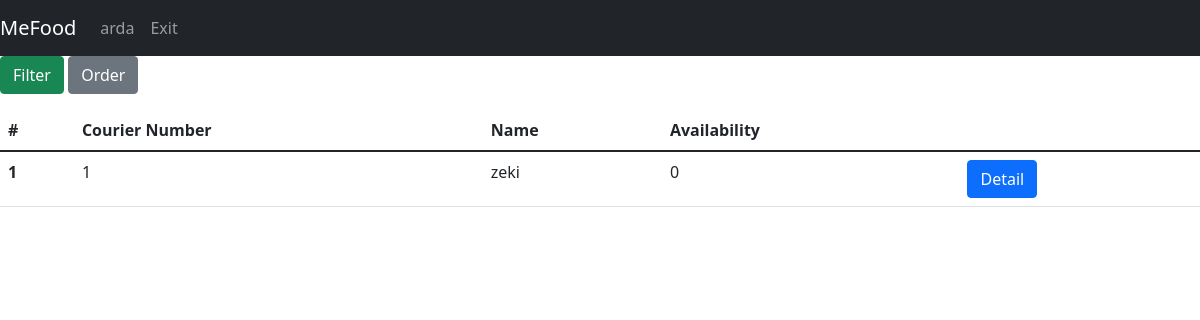
Before: /couriers (signed in) with the older database file.
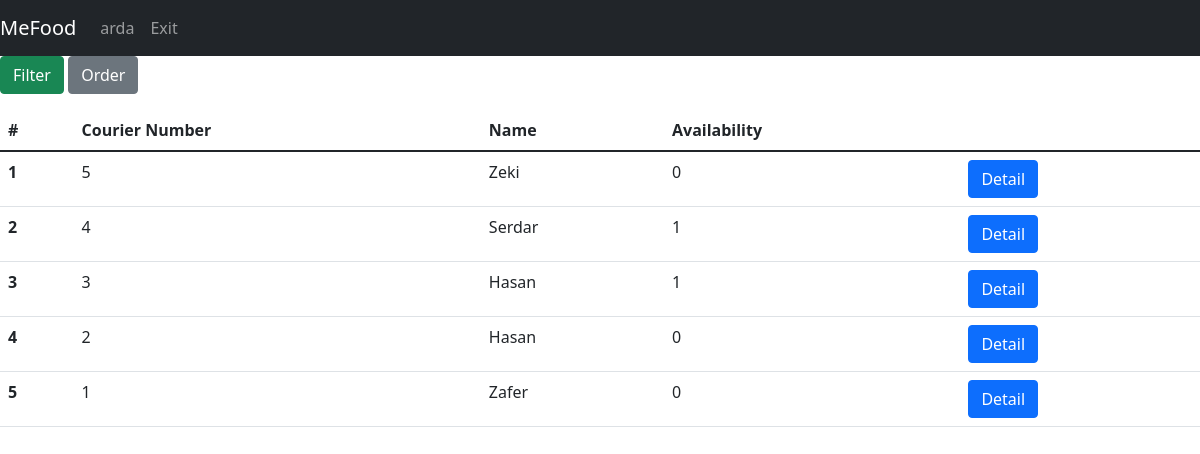
After: the same page with the newer database file.
### tables this page shows
CREATE TABLE couriers(id INTEGER PRIMARY KEY,name TEXT,is_available TEXT,lat REAL,lng, orderId int REFERENCES foodOrder(id) ON UPDATE CASCADE);

### app.py (the view)
@app.route("/couriers", methods=["GET", "POST"])
def allCouriers():
    with sqlite3.connect(DATABASE) as database:
        cursor = database.cursor()
    if request.method == "POST":
        if 'order' in request.form:
            orderBy = request.form['orderBy'].lower()
            if session["isFiltered"] == False:
                command = "SELECT id as Number, name as Name, is_available as Availability FROM couriers ORDER BY "+str(orderBy)
                cursor.execute(command)
                query = cursor.fetchall()
                session["filteredData"]["users"] = query
            else:
                df = pd.DataFrame(session["filteredData"]["couriers"],
                                  columns=['number', 'name','availability'])
                df = df.sort_values(by=orderBy)
                session["filteredData"]["couriers"] = df.values.tolist()
        if 'filter' in request.form:
            filtered_cols, expected_vals = [], []
            q = ""
            for c in request.form.keys():
                if request.form[c] != '' and request.form[c] != "filter":
                    if request.form[c] == "on":
                        filtered_cols.append("is_available")
                        expected_vals.append(1)
                    else:
                        filtered_cols.append(c)
                        expected_vals.append(request.form[c])
            if len(expected_vals) > 0:
                if filtered_cols[0] != "is_available":
                    q += filtered_cols[0]+" LIKE "+f"'%{expected_vals[0]}%'"
                else:
                    q += " is_available = 1"
                if len(expected_vals) > 1:
                    for index in range(1, len(expected_vals)):
                        if filtered_cols[index] != "is_available":
                            q += " and " + filtered_cols[index]+" LIKE " + f"'%{expected_vals[index]}%'"
                    if filtered_cols.count("is_available") > 0:
                        q += " and is_available = 1"
                command = "SELECT id as Number, name as Name, is_available as Availability FROM couriers WHERE "+q
                cursor.execute(command)
                query = cursor.fetchall()
                session["filteredData"]["couriers"] = query
            else:
                session["filteredData"] = getAllDbData(toGet=["couriers"])
            session["isFiltered"] = True
    else:
        session["filteredData"] = getAllDbData(toGet=["couriers"])
        session["isFiltered"] = False
    return render_template("admin/list_operations/list_couriers.html", username=session["username"], data=session["filteredData"])

### app.py (called while the page is built)
def getCouriers(cursor, limit=None):
    if limit != None:
        cursor.execute("SELECT id,name, is_available,lat,lng,orderId FROM couriers ORDER BY id DESC LIMIT ?", (limit,))
    else:
        cursor.execute("SELECT id,name, is_available,lat,lng,orderId FROM couriers ORDER BY id DESC")
    query = cursor.fetchall()
    return query

def getAllDbData(toGet, limit=None):
    with sqlite3.connect(DATABASE) as database:
        cursor = database.cursor()
    data = {}
    for entity in toGet:
        if entity == "couriers":
            data[entity] = getCouriers(cursor, limit)
        if entity == "users":
            data[entity] = getUsers(cursor, limit)
        if entity == "restaurant":
            data[entity] = getRestaurants(cursor, limit)
        if entity == "menu":
            data[entity] = getMenus(cursor, limit)
        if entity == "orders":
            data[entity] = getOrders(cursor, limit)
        if entity == "reviews":
            data[entity] = getReviews(cursor, limit)
        if entity == "extras":
            data[entity] = getExtras(cursor, limit)
        else:
            pass
    return data

### templates/admin/list_operations/list_couriers.html (shortened to what this page needs)
{% extends 'base.html' %}
{% block navbar %}
<nav class="navbar navbar-expand-lg navbar-dark bg-dark">
    <a class="navbar-brand" href="#">MeFood</a>
    <div class="collapse navbar-collapse" id="navbarNav">
        <ul class="navbar-nav">
          <li class="nav-item active"><a class="nav-link" href="/">{{username}}</a></li>
          <li class="nav-item active"><a class="nav-link" href="/exit">Exit</a></li>
        </ul>
    </div>
</nav>
{% endblock %}
{% block body %}
<p>
  <a class="btn btn-success" data-toggle="collapse" href="#filter" role="button" aria-expanded="false" aria-controls="filter">Filter</a>
  <button class="btn btn-secondary" type="button" data-toggle="collapse" data-target="#order" aria-expanded="false" aria-controls="order">Order</button>
</p>
<div>
    <table class="table">
      <thead class="thead-dark">
        <tr>
            <th scope="col">#</th>
            <th scope="col">Courier Number</th>
            <th scope="col">Name</th>
            <th scope="col">Availability</th>
            <th scope="col"></th>
        </tr>
      </thead>
      <tbody>
        {%for i in range(data["couriers"]|length)%}
                <tr>
                  <th scope="row">{{ i+1 }}</th>
                  <td>{{ data["couriers"][i][0] }}</td>
                  <td>{{ data["couriers"][i][1] }}</td>
                  <td>{{ data["couriers"][i][2] }}</td>
                  <td><a href="/courierDetail?courier={{ data["couriers"][i][0] }}" class="btn btn-primary">Detail</a></td>
                </tr>
        {%endfor%}
      </tbody>
    </table>
</div>
{% endblock %}

Changed rows visible on the page:
added couriers: id "5", name "Zeki", is_available "0"
added couriers: id "4", name "Serdar", is_available "1"
added couriers: id "3", name "Hasan", is_available "1"
added couriers: id "2", name "Hasan", is_available "0"
Other visible differences:
new list line: "1 Detail"
new list line: "2 Detail"
new list line: "3 Detail"
new list line: "4 Detail"
new list line: "5 Detail"
new list line: "1 Zafer 0"
list line gone: "1 Detail"
list line gone: "1 zeki 0"
